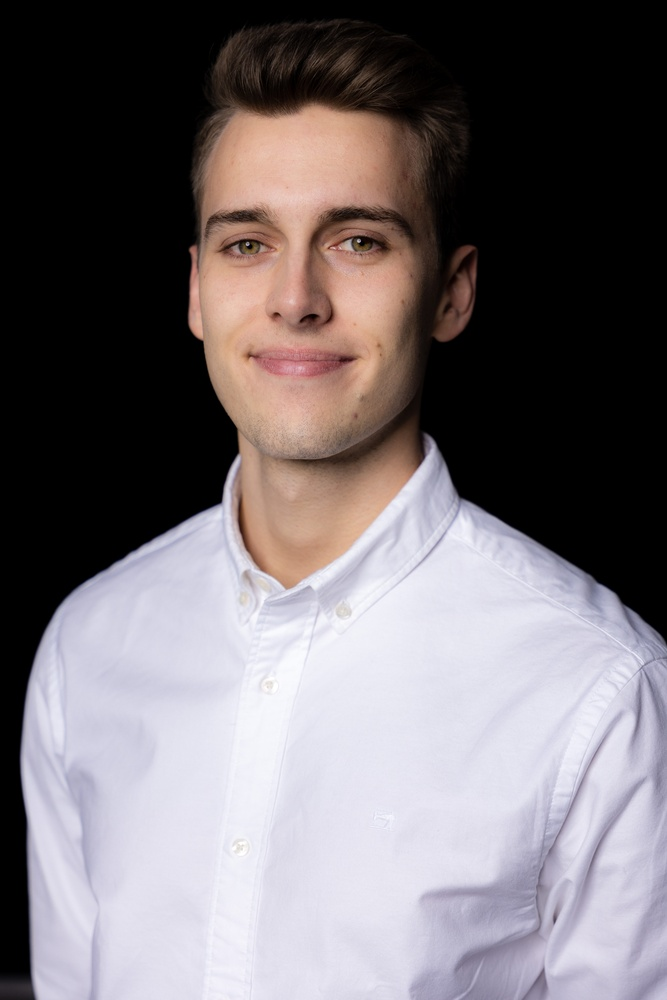
#> input picture picture_flo.jpg, 667 x 1000 px, shrunk from 4000 x 6000 before the run
$ python file1.py
#> lines starting #> are read from the running program, lines starting #| are printed output that depends on the picture
import matplotlib.pyplot as plt
import numpy as np
import cv2


img = cv2.cvtColor(cv2.imread("./picture_flo.jpg"), cv2.COLOR_BGR2RGB)
imgGrey = cv2.cvtColor(img, cv2.COLOR_BGR2GRAY)
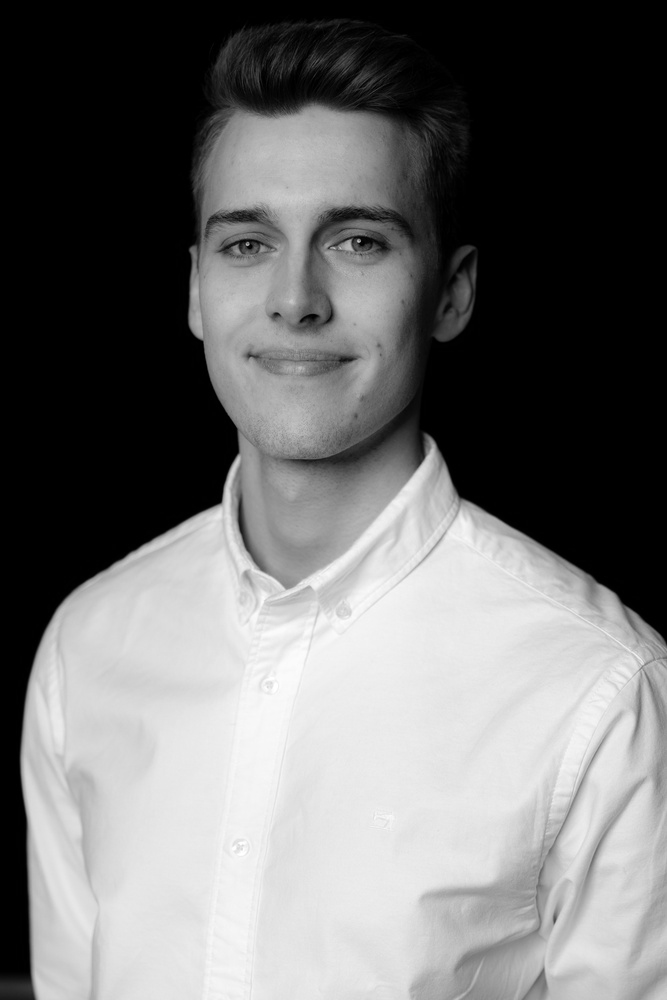
#> imgGrey: shape (1000, 667); min 0, max 255, mean 112.3

#cv2.rectangle(imgGrey, (1000, 5000), (2000, 4000), (240, 240, 240), 20)
#plt.imshow(imgGrey, "gray")
# plt.show()

classifier = cv2.CascadeClassifier("./haarcascade_frontalface_alt2.xml")
faces = classifier.detectMultiScale(imgGrey, minNeighbors=10)
#> faces = [[146, 120, 308, 308]]


for face in faces:
    x, y, w, h = face
    cv2.rectangle(img, (x, y), (x+w, y+h), (0, 255, 0), 10)
    print(faces)
#> this loop made 1 pass
#| [[146 120 308 308]]
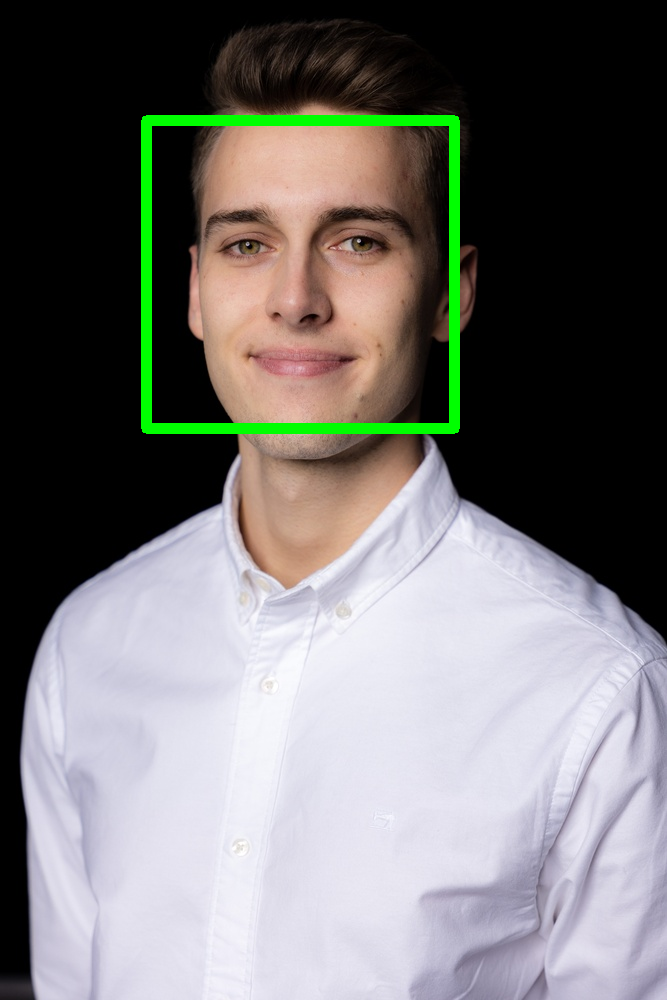
#> img: shape (1000, 667, 3); mean R, G, B 116, 114.8, 113.4


plt.imshow(img)
plt.show()
